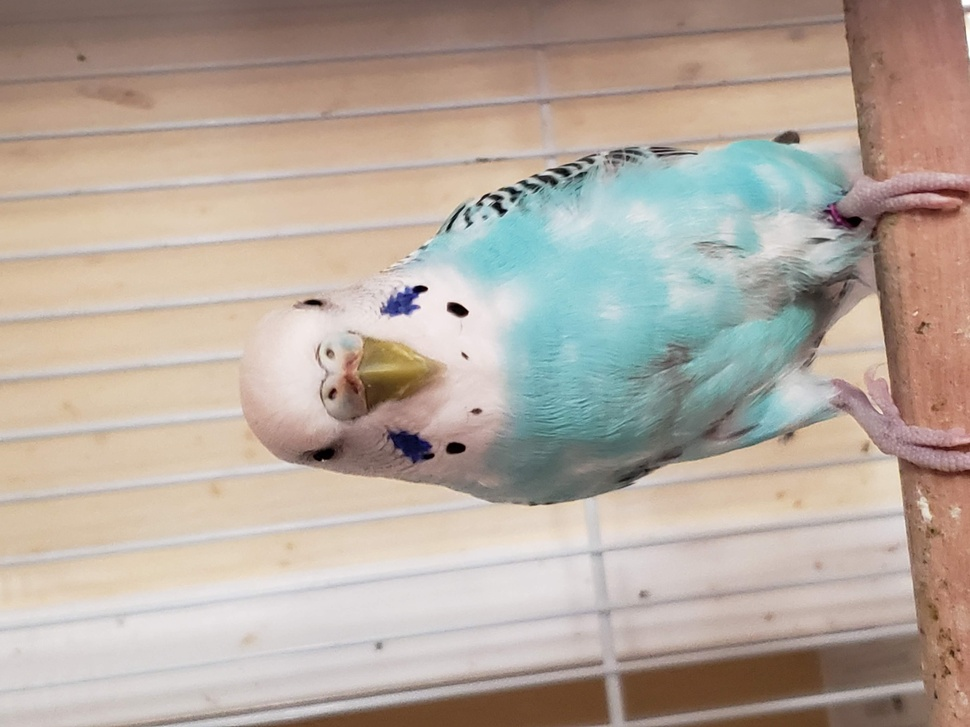
#> input picture objectDetection/biags1.jpg, 970 x 727 px, shrunk from 4032 x 3024 before the run
$ python gemini.py
#> lines starting #> are read from the running program, lines starting #| are printed output that depends on the picture
from google import genai
from google.genai import types

import pathlib
import requests
import PIL.Image

def analyze_images_with_gemini(image_path_1, image_path_2, image_path_3, api_key):
#> called with image_path_1 = 'biags1.jpg', image_path_2 = 'biags2.jpg', image_path_3 = 'biags3.jpg', api_key = 'AIzaSyCBDG2I1hdiCD8zGT7lZkGAil0dNr6Cx8M'
  pil_image1 = PIL.Image.open(image_path_1)
#> pil_image1 is the input picture: PIL image 970x727 RGB; mean R, G, B 181.7, 168.7, 157.6
  pil_image2 = PIL.Image.open(image_path_2)
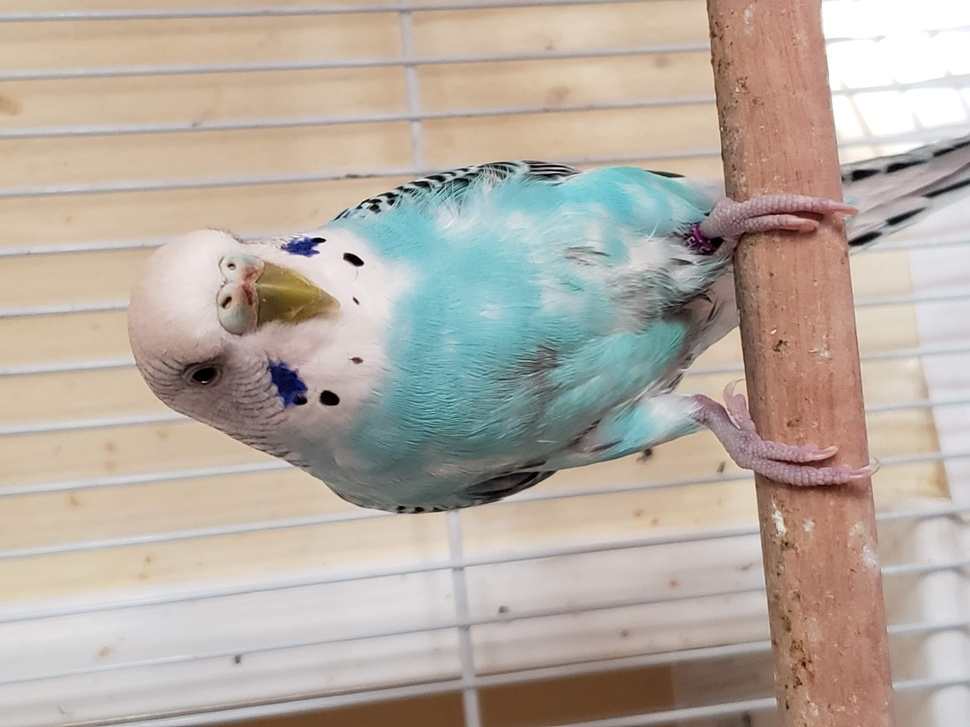
#> input picture objectDetection/biags2.jpg, 970 x 727 px, shrunk from 4032 x 3024 before the run
#> pil_image2 is the input picture: PIL image 970x727 RGB; mean R, G, B 182.4, 171.7, 161.6
  pil_image3 = PIL.Image.open(image_path_3)
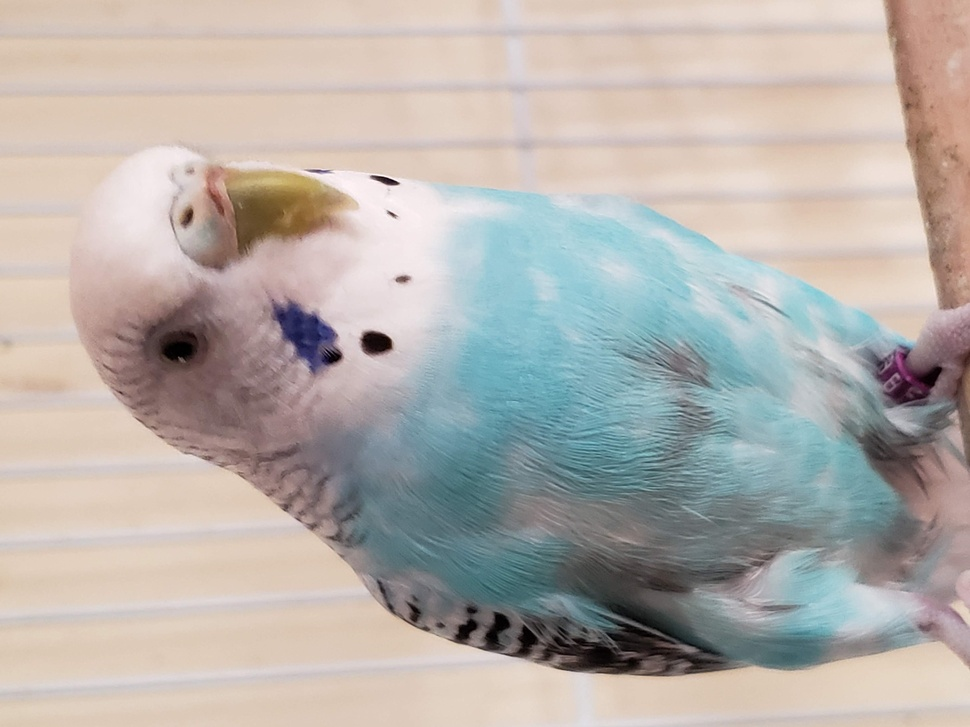
#> input picture objectDetection/biags3.jpg, 970 x 727 px, shrunk from 4032 x 3024 before the run
#> pil_image3 is the input picture: PIL image 970x727 RGB; mean R, G, B 181.9, 176.1, 171

  client = genai.Client(api_key=api_key)

  response = client.models.generate_content(
      model="gemini-2.0-flash-exp",
      contents=[
          "what is this? what is the differtence between the three images?",
          pil_image1,
          pil_image2,
          pil_image3
      ]
  )

  return response.text


if __name__ == "__main__":
    api_key = "AIzaSyCBDG2I1hdiCD8zGT7lZkGAil0dNr6Cx8M"
    result = analyze_images_with_gemini(
        "biags1.jpg",
        "biags2.jpg",
        "biags3.jpg",
        api_key
    )
    print(result)
